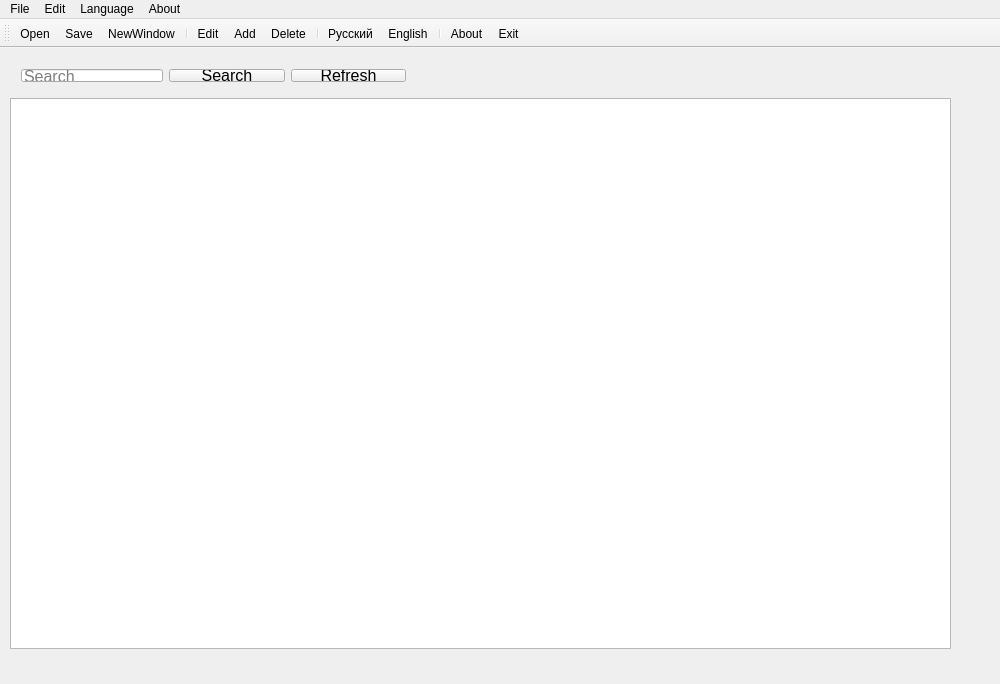
<?xml version="1.0" encoding="UTF-8"?>
<ui version="4.0">
 <class>MainWindow</class>
 <widget class="QMainWindow" name="MainWindow">
  <property name="geometry">
   <rect>
    <x>0</x>
    <y>0</y>
    <width>1000</width>
    <height>684</height>
   </rect>
  </property>
  <property name="sizePolicy">
   <sizepolicy hsizetype="MinimumExpanding" vsizetype="MinimumExpanding">
    <horstretch>0</horstretch>
    <verstretch>0</verstretch>
   </sizepolicy>
  </property>
  <property name="minimumSize">
   <size>
    <width>1000</width>
    <height>684</height>
   </size>
  </property>
  <property name="maximumSize">
   <size>
    <width>1000</width>
    <height>684</height>
   </size>
  </property>
  <property name="windowTitle">
   <string>Program</string>
  </property>
  <widget class="QWidget" name="centralWidget">
   <widget class="Table" name="tableView">
    <property name="geometry">
     <rect>
      <x>10</x>
      <y>50</y>
      <width>941</width>
      <height>551</height>
     </rect>
    </property>
    <property name="contextMenuPolicy">
     <enum>Qt::NoContextMenu</enum>
    </property>
    <property name="editTriggers">
     <set>QAbstractItemView::NoEditTriggers</set>
    </property>
    <property name="dragEnabled">
     <bool>false</bool>
    </property>
    <property name="dragDropMode">
     <enum>QAbstractItemView::NoDragDrop</enum>
    </property>
    <property name="defaultDropAction">
     <enum>Qt::CopyAction</enum>
    </property>
    <property name="selectionMode">
     <enum>QAbstractItemView::SingleSelection</enum>
    </property>
    <property name="selectionBehavior">
     <enum>QAbstractItemView::SelectRows</enum>
    </property>
    <property name="sortingEnabled">
     <bool>true</bool>
    </property>
   </widget>
   <widget class="QWidget" name="layoutWidget">
    <property name="geometry">
     <rect>
      <x>10</x>
      <y>10</y>
      <width>407</width>
      <height>35</height>
     </rect>
    </property>
    <layout class="QHBoxLayout" name="horizontalLayout">
     <item>
      <widget class="QLineEdit" name="lineEdit">
       <property name="sizePolicy">
        <sizepolicy hsizetype="Minimum" vsizetype="Fixed">
         <horstretch>0</horstretch>
         <verstretch>0</verstretch>
        </sizepolicy>
       </property>
       <property name="maximumSize">
        <size>
         <width>16777215</width>
         <height>16777215</height>
        </size>
       </property>
       <property name="font">
        <font>
         <pointsize>12</pointsize>
        </font>
       </property>
       <property name="placeholderText">
        <string>Search</string>
       </property>
      </widget>
     </item>
     <item>
      <widget class="QPushButton" name="SearchButton">
       <property name="sizePolicy">
        <sizepolicy hsizetype="Minimum" vsizetype="Fixed">
         <horstretch>0</horstretch>
         <verstretch>0</verstretch>
        </sizepolicy>
       </property>
       <property name="maximumSize">
        <size>
         <width>16777215</width>
         <height>16777215</height>
        </size>
       </property>
       <property name="font">
        <font>
         <pointsize>12</pointsize>
        </font>
       </property>
       <property name="text">
        <string>Search</string>
       </property>
      </widget>
     </item>
     <item>
      <widget class="QPushButton" name="ResetButton">
       <property name="sizePolicy">
        <sizepolicy hsizetype="Minimum" vsizetype="Fixed">
         <horstretch>0</horstretch>
         <verstretch>0</verstretch>
        </sizepolicy>
       </property>
       <property name="maximumSize">
        <size>
         <width>16777215</width>
         <height>16777215</height>
        </size>
       </property>
       <property name="font">
        <font>
         <pointsize>12</pointsize>
        </font>
       </property>
       <property name="text">
        <string>Refresh</string>
       </property>
      </widget>
     </item>
    </layout>
   </widget>
  </widget>
  <widget class="QMenuBar" name="menuBar">
   <property name="geometry">
    <rect>
     <x>0</x>
     <y>0</y>
     <width>1000</width>
     <height>26</height>
    </rect>
   </property>
   <widget class="QMenu" name="menuFile">
    <property name="title">
     <string>File</string>
    </property>
    <addaction name="actionOpen"/>
    <addaction name="actionSave"/>
    <addaction name="actionNewWindow"/>
    <addaction name="actionExit"/>
   </widget>
   <widget class="QMenu" name="menuEdit">
    <property name="title">
     <string>Edit</string>
    </property>
    <addaction name="actionAdd"/>
    <addaction name="actionEdit"/>
    <addaction name="actionDelete"/>
   </widget>
   <widget class="QMenu" name="menuAbout">
    <property name="title">
     <string>About</string>
    </property>
    <addaction name="actionAbout"/>
   </widget>
   <widget class="QMenu" name="menuLanguage">
    <property name="title">
     <string>Language</string>
    </property>
    <addaction name="actionEnglish"/>
    <addaction name="actionRussian"/>
   </widget>
   <addaction name="menuFile"/>
   <addaction name="menuEdit"/>
   <addaction name="menuLanguage"/>
   <addaction name="menuAbout"/>
  </widget>
  <widget class="QToolBar" name="mainToolBar">
   <property name="sizePolicy">
    <sizepolicy hsizetype="MinimumExpanding" vsizetype="MinimumExpanding">
     <horstretch>0</horstretch>
     <verstretch>0</verstretch>
    </sizepolicy>
   </property>
   <attribute name="toolBarArea">
    <enum>TopToolBarArea</enum>
   </attribute>
   <attribute name="toolBarBreak">
    <bool>false</bool>
   </attribute>
   <addaction name="actionOpen"/>
   <addaction name="actionSave"/>
   <addaction name="actionNewWindow"/>
   <addaction name="separator"/>
   <addaction name="actionEdit"/>
   <addaction name="actionAdd"/>
   <addaction name="actionDelete"/>
   <addaction name="separator"/>
   <addaction name="actionRussian"/>
   <addaction name="actionEnglish"/>
   <addaction name="separator"/>
   <addaction name="actionAbout"/>
   <addaction name="actionExit"/>
  </widget>
  <action name="actionOpen">
   <property name="icon">
    <iconset resource="resource.qrc">
     <normaloff>:/ikonki/icons-open.png</normaloff>:/ikonki/icons-open.png</iconset>
   </property>
   <property name="text">
    <string>Open</string>
   </property>
   <property name="shortcut">
    <string>Ctrl+O</string>
   </property>
  </action>
  <action name="actionExit">
   <property name="icon">
    <iconset resource="resource.qrc">
     <normaloff>:/ikonki/icons-del.png</normaloff>:/ikonki/icons-del.png</iconset>
   </property>
   <property name="text">
    <string>Exit</string>
   </property>
  </action>
  <action name="actionAdd">
   <property name="icon">
    <iconset resource="resource.qrc">
     <normaloff>:/ikonki/icons-plus.png</normaloff>:/ikonki/icons-plus.png</iconset>
   </property>
   <property name="text">
    <string>Add</string>
   </property>
   <property name="shortcut">
    <string>Ctrl+N</string>
   </property>
  </action>
  <action name="actionEdit">
   <property name="icon">
    <iconset resource="resource.qrc">
     <normaloff>:/ikonki/icon-redact.png</normaloff>:/ikonki/icon-redact.png</iconset>
   </property>
   <property name="text">
    <string>Edit</string>
   </property>
  </action>
  <action name="actionDelete">
   <property name="icon">
    <iconset resource="resource.qrc">
     <normaloff>:/ikonki/icons-d.png</normaloff>:/ikonki/icons-d.png</iconset>
   </property>
   <property name="text">
    <string>Delete</string>
   </property>
   <property name="shortcut">
    <string>Del</string>
   </property>
  </action>
  <action name="actionAbout">
   <property name="icon">
    <iconset resource="resource.qrc">
     <normaloff>:/ikonki/icons8-информация-128.png</normaloff>:/ikonki/icons8-информация-128.png</iconset>
   </property>
   <property name="text">
    <string>About</string>
   </property>
   <property name="shortcut">
    <string>F1</string>
   </property>
  </action>
  <action name="actionSave">
   <property name="icon">
    <iconset resource="resource.qrc">
     <normaloff>:/ikonki/icons-save.png</normaloff>:/ikonki/icons-save.png</iconset>
   </property>
   <property name="text">
    <string>Save</string>
   </property>
   <property name="shortcut">
    <string>Ctrl+S</string>
   </property>
  </action>
  <action name="actionEnglish">
   <property name="checkable">
    <bool>true</bool>
   </property>
   <property name="icon">
    <iconset resource="resource.qrc">
     <normaloff>:/ikonki/united-kingdom-flag.png</normaloff>:/ikonki/united-kingdom-flag.png</iconset>
   </property>
   <property name="text">
    <string>English</string>
   </property>
  </action>
  <action name="actionRussian">
   <property name="checkable">
    <bool>true</bool>
   </property>
   <property name="icon">
    <iconset resource="resource.qrc">
     <normaloff>:/ikonki/russia-flag.png</normaloff>:/ikonki/russia-flag.png</iconset>
   </property>
   <property name="text">
    <string>Русский</string>
   </property>
  </action>
  <action name="actionFrench">
   <property name="checkable">
    <bool>true</bool>
   </property>
   <property name="icon">
    <iconset>
     <normaloff>:/ikonki/icons8-fr.png</normaloff>:/ikonki/icons8-fr.png</iconset>
   </property>
   <property name="text">
    <string>French</string>
   </property>
  </action>
  <action name="actionNewWindow">
   <property name="icon">
    <iconset resource="resource.qrc">
     <normaloff>:/ikonki/icons-newwind.png</normaloff>:/ikonki/icons-newwind.png</iconset>
   </property>
   <property name="text">
    <string>NewWindow</string>
   </property>
  </action>
 </widget>
 <layoutdefault spacing="6" margin="11"/>
 <customwidgets>
  <customwidget>
   <class>Table</class>
   <extends>QTableView</extends>
   <header>table.h</header>
  </customwidget>
 </customwidgets>
 <resources>
  <include location="resource.qrc"/>
 </resources>
 <connections>
  <connection>
   <sender>actionExit</sender>
   <signal>triggered()</signal>
   <receiver>MainWindow</receiver>
   <slot>close()</slot>
   <hints>
    <hint type="sourcelabel">
     <x>-1</x>
     <y>-1</y>
    </hint>
    <hint type="destinationlabel">
     <x>495</x>
     <y>296</y>
    </hint>
   </hints>
  </connection>
 </connections>
</ui>
